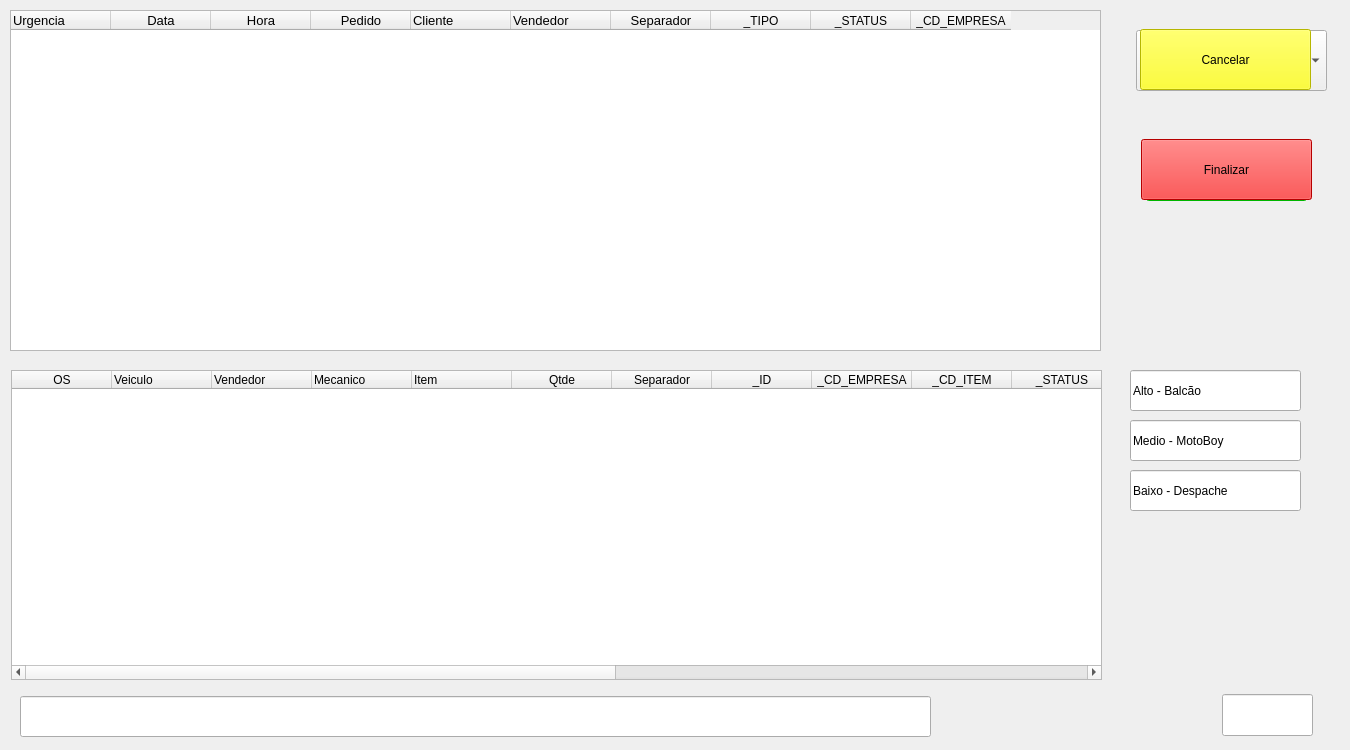
<?xml version="1.0" encoding="UTF-8"?>
<ui version="4.0">
 <class>Separadorapp</class>
 <widget class="QMainWindow" name="Separadorapp">
  <property name="windowModality">
   <enum>Qt::NonModal</enum>
  </property>
  <property name="geometry">
   <rect>
    <x>0</x>
    <y>0</y>
    <width>1350</width>
    <height>750</height>
   </rect>
  </property>
  <property name="minimumSize">
   <size>
    <width>1350</width>
    <height>750</height>
   </size>
  </property>
  <property name="maximumSize">
   <size>
    <width>1350</width>
    <height>750</height>
   </size>
  </property>
  <property name="windowTitle">
   <string>SearacaoApp</string>
  </property>
  <widget class="QWidget" name="centralwidget">
   <widget class="QTableWidget" name="ListaPedido">
    <property name="geometry">
     <rect>
      <x>10</x>
      <y>10</y>
      <width>1091</width>
      <height>341</height>
     </rect>
    </property>
    <property name="styleSheet">
     <string notr="true">font: 75 10pt &quot;Arial&quot;;</string>
    </property>
    <property name="selectionMode">
     <enum>QAbstractItemView::SingleSelection</enum>
    </property>
    <property name="selectionBehavior">
     <enum>QAbstractItemView::SelectRows</enum>
    </property>
    <column>
     <property name="text">
      <string>Urgencia</string>
     </property>
     <property name="font">
      <font>
       <pointsize>10</pointsize>
      </font>
     </property>
     <property name="textAlignment">
      <set>AlignLeading|AlignVCenter</set>
     </property>
    </column>
    <column>
     <property name="text">
      <string>Data</string>
     </property>
     <property name="font">
      <font>
       <pointsize>10</pointsize>
      </font>
     </property>
     <property name="textAlignment">
      <set>AlignCenter</set>
     </property>
    </column>
    <column>
     <property name="text">
      <string>Hora</string>
     </property>
     <property name="font">
      <font>
       <pointsize>10</pointsize>
      </font>
     </property>
     <property name="textAlignment">
      <set>AlignCenter</set>
     </property>
    </column>
    <column>
     <property name="text">
      <string>Pedido</string>
     </property>
     <property name="font">
      <font>
       <pointsize>10</pointsize>
      </font>
     </property>
     <property name="textAlignment">
      <set>AlignCenter</set>
     </property>
    </column>
    <column>
     <property name="text">
      <string>Cliente</string>
     </property>
     <property name="font">
      <font>
       <pointsize>10</pointsize>
      </font>
     </property>
     <property name="textAlignment">
      <set>AlignLeading|AlignVCenter</set>
     </property>
    </column>
    <column>
     <property name="text">
      <string>Vendedor</string>
     </property>
     <property name="font">
      <font>
       <pointsize>10</pointsize>
      </font>
     </property>
     <property name="textAlignment">
      <set>AlignLeading|AlignVCenter</set>
     </property>
    </column>
    <column>
     <property name="text">
      <string>Separador</string>
     </property>
     <property name="font">
      <font>
       <pointsize>10</pointsize>
      </font>
     </property>
    </column>
    <column>
     <property name="text">
      <string>_TIPO</string>
     </property>
    </column>
    <column>
     <property name="text">
      <string>_STATUS</string>
     </property>
    </column>
    <column>
     <property name="text">
      <string>_CD_EMPRESA</string>
     </property>
    </column>
   </widget>
   <widget class="QLineEdit" name="infos">
    <property name="geometry">
     <rect>
      <x>20</x>
      <y>696</y>
      <width>911</width>
      <height>41</height>
     </rect>
    </property>
   </widget>
   <widget class="QLineEdit" name="lineEdit">
    <property name="geometry">
     <rect>
      <x>1130</x>
      <y>370</y>
      <width>171</width>
      <height>41</height>
     </rect>
    </property>
    <property name="styleSheet">
     <string notr="true">font: 75 12pt &quot;Arial&quot;;</string>
    </property>
    <property name="text">
     <string>Alto - Balcão</string>
    </property>
    <property name="readOnly">
     <bool>true</bool>
    </property>
   </widget>
   <widget class="QLineEdit" name="lineEdit_2">
    <property name="geometry">
     <rect>
      <x>1130</x>
      <y>420</y>
      <width>171</width>
      <height>41</height>
     </rect>
    </property>
    <property name="styleSheet">
     <string notr="true">font: 75 12pt &quot;Arial&quot;;</string>
    </property>
    <property name="text">
     <string>Medio - MotoBoy</string>
    </property>
    <property name="readOnly">
     <bool>true</bool>
    </property>
   </widget>
   <widget class="QLineEdit" name="lineEdit_3">
    <property name="geometry">
     <rect>
      <x>1130</x>
      <y>470</y>
      <width>171</width>
      <height>41</height>
     </rect>
    </property>
    <property name="styleSheet">
     <string notr="true">font: 75 12pt &quot;Arial&quot;;</string>
    </property>
    <property name="text">
     <string>Baixo - Despache</string>
    </property>
    <property name="readOnly">
     <bool>true</bool>
    </property>
   </widget>
   <widget class="QLineEdit" name="Empresa">
    <property name="geometry">
     <rect>
      <x>1222</x>
      <y>694</y>
      <width>91</width>
      <height>42</height>
     </rect>
    </property>
    <property name="styleSheet">
     <string notr="true">font: 75 10pt &quot;Arial&quot;;</string>
    </property>
    <property name="text">
     <string/>
    </property>
    <property name="readOnly">
     <bool>true</bool>
    </property>
   </widget>
   <widget class="QTableWidget" name="TW_ordemservico">
    <property name="geometry">
     <rect>
      <x>11</x>
      <y>370</y>
      <width>1091</width>
      <height>310</height>
     </rect>
    </property>
    <property name="styleSheet">
     <string notr="true">font: 75 10pt &quot;Arial&quot;;</string>
    </property>
    <property name="editTriggers">
     <set>QAbstractItemView::AnyKeyPressed|QAbstractItemView::DoubleClicked|QAbstractItemView::EditKeyPressed|QAbstractItemView::SelectedClicked</set>
    </property>
    <property name="dragEnabled">
     <bool>false</bool>
    </property>
    <property name="alternatingRowColors">
     <bool>false</bool>
    </property>
    <property name="selectionMode">
     <enum>QAbstractItemView::MultiSelection</enum>
    </property>
    <property name="selectionBehavior">
     <enum>QAbstractItemView::SelectRows</enum>
    </property>
    <column>
     <property name="text">
      <string>OS</string>
     </property>
     <property name="textAlignment">
      <set>AlignCenter</set>
     </property>
    </column>
    <column>
     <property name="text">
      <string>Veiculo</string>
     </property>
     <property name="textAlignment">
      <set>AlignLeading|AlignVCenter</set>
     </property>
    </column>
    <column>
     <property name="text">
      <string>Vendedor</string>
     </property>
     <property name="textAlignment">
      <set>AlignLeading|AlignVCenter</set>
     </property>
    </column>
    <column>
     <property name="text">
      <string>Mecanico</string>
     </property>
     <property name="textAlignment">
      <set>AlignLeading|AlignVCenter</set>
     </property>
    </column>
    <column>
     <property name="text">
      <string>Item</string>
     </property>
     <property name="textAlignment">
      <set>AlignLeading|AlignVCenter</set>
     </property>
    </column>
    <column>
     <property name="text">
      <string>Qtde</string>
     </property>
     <property name="textAlignment">
      <set>AlignCenter</set>
     </property>
    </column>
    <column>
     <property name="text">
      <string>Separador</string>
     </property>
     <property name="textAlignment">
      <set>AlignCenter</set>
     </property>
    </column>
    <column>
     <property name="text">
      <string>_ID</string>
     </property>
    </column>
    <column>
     <property name="text">
      <string>_CD_EMPRESA</string>
     </property>
    </column>
    <column>
     <property name="text">
      <string>_CD_ITEM</string>
     </property>
    </column>
    <column>
     <property name="text">
      <string>_STATUS</string>
     </property>
    </column>
    <column>
     <property name="text">
      <string>_CD_FORNECEDOR</string>
     </property>
    </column>
    <column>
     <property name="text">
      <string>_CD_VENDEDOR</string>
     </property>
    </column>
    <column>
     <property name="text">
      <string>_NM_CLIENTE</string>
     </property>
    </column>
    <column>
     <property name="text">
      <string>_SG_UNIMED</string>
     </property>
    </column>
    <column>
     <property name="text">
      <string>_LOCALS</string>
     </property>
    </column>
    <column>
     <property name="text">
      <string>_MARCA</string>
     </property>
    </column>
    <column>
     <property name="text">
      <string>_DT_REGISTRO</string>
     </property>
    </column>
   </widget>
   <widget class="QWidget" name="exbir_iniciar" native="true">
    <property name="enabled">
     <bool>true</bool>
    </property>
    <property name="geometry">
     <rect>
      <x>1116</x>
      <y>20</y>
      <width>221</width>
      <height>191</height>
     </rect>
    </property>
    <widget class="QComboBox" name="usuario">
     <property name="geometry">
      <rect>
       <x>20</x>
       <y>10</y>
       <width>191</width>
       <height>61</height>
      </rect>
     </property>
     <property name="styleSheet">
      <string notr="true">font: 75 12pt &quot;Arial&quot;;</string>
     </property>
     <item>
      <property name="text">
       <string/>
      </property>
     </item>
    </widget>
    <widget class="QPushButton" name="iniciar">
     <property name="geometry">
      <rect>
       <x>30</x>
       <y>120</y>
       <width>161</width>
       <height>61</height>
      </rect>
     </property>
     <property name="styleSheet">
      <string notr="true">background-color: rgb(0, 255, 0);
font: 75 12pt &quot;Arial&quot;;</string>
     </property>
     <property name="text">
      <string>Iniciar</string>
     </property>
    </widget>
   </widget>
   <widget class="QWidget" name="exibir_finalizar" native="true">
    <property name="geometry">
     <rect>
      <x>1120</x>
      <y>19</y>
      <width>221</width>
      <height>191</height>
     </rect>
    </property>
    <widget class="QPushButton" name="cancelar">
     <property name="geometry">
      <rect>
       <x>20</x>
       <y>10</y>
       <width>171</width>
       <height>61</height>
      </rect>
     </property>
     <property name="styleSheet">
      <string notr="true">background-color: rgb(255, 255, 0);
font: 75 12pt &quot;Arial&quot;;</string>
     </property>
     <property name="text">
      <string>Cancelar</string>
     </property>
    </widget>
    <widget class="QPushButton" name="finalizar">
     <property name="geometry">
      <rect>
       <x>21</x>
       <y>120</y>
       <width>171</width>
       <height>61</height>
      </rect>
     </property>
     <property name="styleSheet">
      <string notr="true">background-color: rgb(255, 0, 0);
font: 75 12pt &quot;Arial&quot;;</string>
     </property>
     <property name="text">
      <string>Finalizar</string>
     </property>
    </widget>
   </widget>
  </widget>
 </widget>
 <tabstops>
  <tabstop>ListaPedido</tabstop>
  <tabstop>usuario</tabstop>
  <tabstop>iniciar</tabstop>
  <tabstop>cancelar</tabstop>
  <tabstop>finalizar</tabstop>
  <tabstop>lineEdit_2</tabstop>
  <tabstop>lineEdit</tabstop>
  <tabstop>Empresa</tabstop>
  <tabstop>lineEdit_3</tabstop>
  <tabstop>infos</tabstop>
 </tabstops>
 <resources/>
 <connections/>
</ui>
